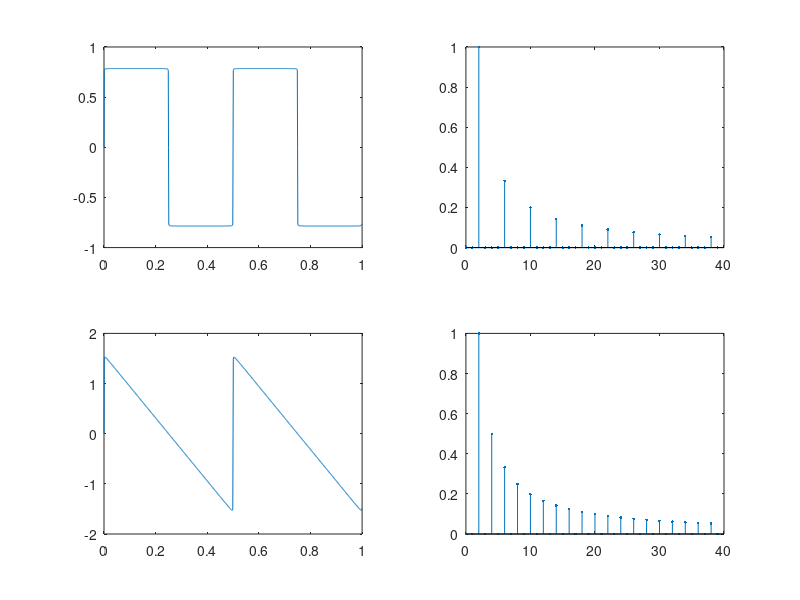

Source code (MATLAB):
f = 2;
Fs = 1000;
N = 1000;
t = 0:1/Fs:1;
t = t(1:N);

subplot(2,2,1);
x1 = sin(2*pi*t*0);
i = 1;
for n = 1:N
   x1 = x1 + ((1/i) * cos(2*pi*t*i*f - (pi/2)));
   i = i + 2;
end
plot(t,x1);

subplot(2,2,2);
F = 0:Fs/N:Fs/2-Fs/N;
X = fft(x1,N);
stem(F(1:40),1/(N/2)*abs(X(1:40)),'.');

subplot(2,2,3);
x2 = sin(2*pi*t*0);
for n = 1:N
   x2 = x2 + ((1/n) * cos(2*pi*t*n*f - (pi/2)));
end
plot(t,x2);

subplot(2,2,4);
F = 0:Fs/N:Fs/2-Fs/N;
X = fft(x2,N);
stem(F(1:40),1/(N/2)*abs(X(1:40)),'.');

saveas(gcf, 'output.png');